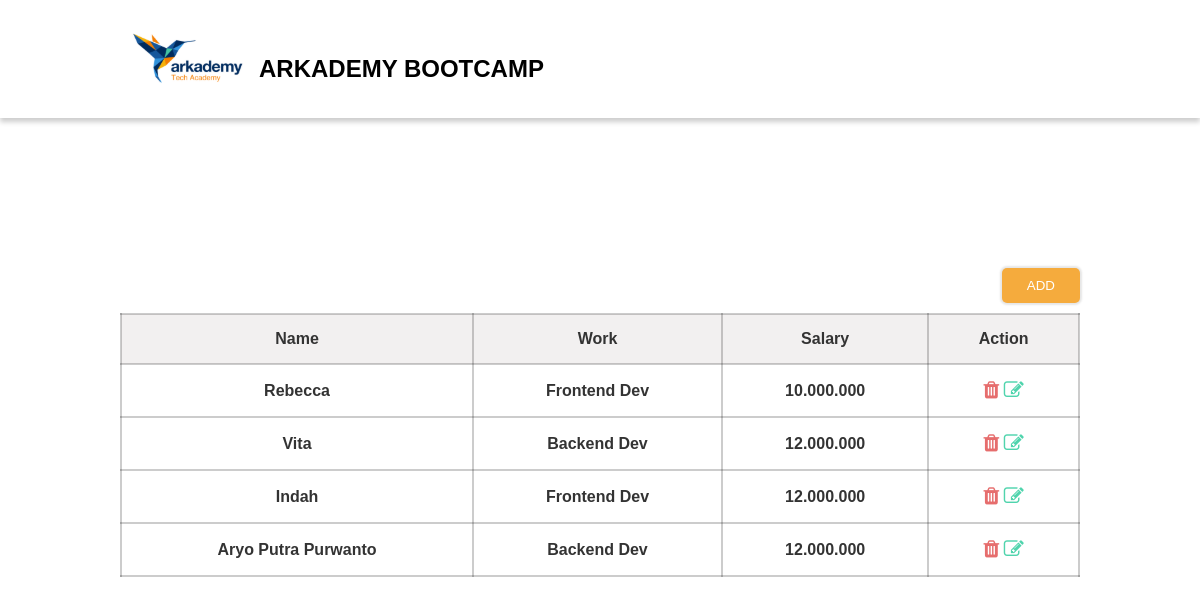
/arkademy/index.php, run on the app's committed database.
### tables this page shows
CREATE TABLE `name` (
  `id` int(2) NOT NULL,
  `name` varchar(100) NOT NULL,
  `id_work` int(2) NOT NULL,
  `id_salary` int(2) NOT NULL
);

CREATE TABLE `work` (
  `id` int(2) NOT NULL,
  `work` varchar(100) NOT NULL,
  `id_salary` int(2) NOT NULL
);

CREATE TABLE `category` (
  `id` int(11) NOT NULL,
  `salary` varchar(100) NOT NULL
);

### arkademy/index.php (the view, shortened to what this page needs)
<!DOCTYPE html>
<html lang="en">
  <head>
    <link rel="stylesheet" href="css/style.css">
    <link rel="stylesheet" href="font-awesome/4.5.0/css/font-awesome.min.css" />
  </head>
  <body>
    <header>
      <div class="container">
            <img src="img/logo.svg">
            <h2>ARKADEMY BOOTCAMP</h2>
        </div>
    </header>
    <div class="container">
       <button id="button-add">ADD</button>
  <table>
    <thead>
      <tr>
        <th>Name</th>
        <th>Work</th>
        <th>Salary</th>
        <th>Action</th>
      </tr>
    </thead>
    <tbody>
      <?php
      include("config/koneksi.php");
        $sql = mysqli_query($con,"SELECT*,name.name,work.work,category.salary FROM name,work,category \n"
                ."WHERE name.id_work=work.id AND name.id_salary=category.id");
                while($r=mysqli_fetch_array($sql)){
                  echo
              "<tr>
                  <td>$r[name]</td>
                  <td>$r[work]</td>
                  <td>$r[salary]</td>
                  <td>
                  <button style='background: transparent;border:
                                none' id='$r[id]' nama='$r[name]' class='doDelete'>
                                <i class='fa fa-trash' style='color: rgb(230, 109, 109)
                                ;font-size: 20px'></i></button>
                                <a href='#button-update' id='button-update' class='$r[id]'
                                nama='$r[name]' pekerjaan='$r[work]'
                                gaji='$r[salary]'><i class='fa fa-edit'
                                style='color: rgb(80, 212, 173);font-size: 20px'></i></a>
                  </td>
              </tr>
            ";
        }
       ?>
    </tbody>
  </table>
  <br><br><br>
</div>
  </body>
</html>

### arkademy/css/style.css (style rules this page uses)
* { margin: 0; padding: 0; box-sizing: border-box; }
body { font-family: sans-serif; }
.container { width: 80%; margin: 0 auto; }
header { width: 100%; padding: 10px 0 ; background-color: #fff; box-shadow: 0 4px 5px rgba(0, 0, 0, .2); }
header img { float: left; }
header h2 { float: left; margin-top: 45px; }
table { width: 100%; border: none; padding: 0; font-weight: bold; text-align: center; color: #333; border-collapse: collapse }
table th { background-color: rgba(229, 226, 226, 0.507); }
table td, th { border: 1px solid rgba(0, 0, 0, .2); padding: 15px; border-top-width: 2px; border-right-width: 2px; border-left-width: 2px; border-bottom-width: 2px; outline: 0; }
button { cursor: pointer; }
button#button-add { background-color: rgb(245, 171, 61); border: none; color: #fff; box-shadow: 0 0 2px 2px rgba(0, 0, 0, .1); border-radius: 5px; padding: 10px 25px; margin-top: 150px; margin-bottom: 10px; float: right; }

### data on the page
name: name "Rebecca", id_work.work "Frontend Dev", category.salary "10.000.000"
name: name "Vita", id_work.work "Backend Dev", category.salary "12.000.000"
name: name "Indah", id_work.work "Frontend Dev", category.salary "12.000.000"
name: name "Aryo Putra Purwanto", id_work.work "Backend Dev", category.salary "12.000.000"
